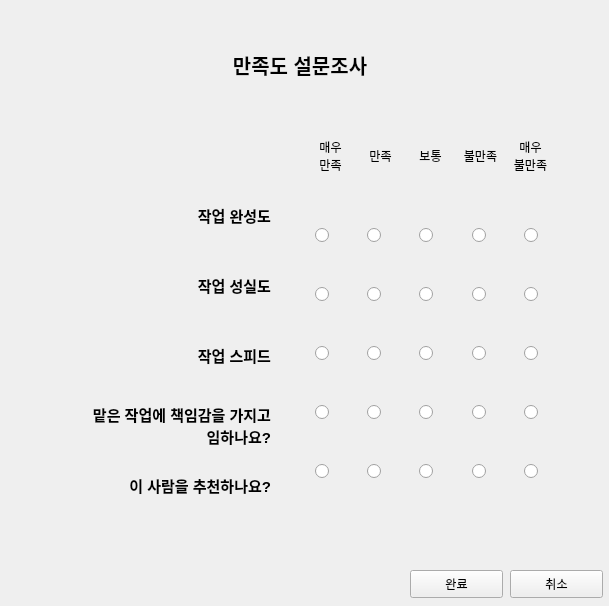
<?xml version="1.0" encoding="UTF-8"?>
<ui version="4.0">
 <class>SurveyWindow</class>
 <widget class="QWidget" name="SurveyWindow">
  <property name="geometry">
   <rect>
    <x>0</x>
    <y>0</y>
    <width>609</width>
    <height>606</height>
   </rect>
  </property>
  <property name="windowTitle">
   <string>Form</string>
  </property>
  <property name="layoutDirection">
   <enum>Qt::RightToLeft</enum>
  </property>
  <widget class="QLabel" name="label">
   <property name="geometry">
    <rect>
     <x>50</x>
     <y>15</y>
     <width>500</width>
     <height>100</height>
    </rect>
   </property>
   <property name="font">
    <font>
     <pointsize>15</pointsize>
     <weight>75</weight>
     <bold>true</bold>
    </font>
   </property>
   <property name="text">
    <string>만족도 설문조사</string>
   </property>
   <property name="alignment">
    <set>Qt::AlignCenter</set>
   </property>
   <property name="wordWrap">
    <bool>true</bool>
   </property>
  </widget>
  <widget class="QLabel" name="label_2">
   <property name="geometry">
    <rect>
     <x>30</x>
     <y>190</y>
     <width>241</width>
     <height>51</height>
    </rect>
   </property>
   <property name="font">
    <font>
     <pointsize>11</pointsize>
     <weight>75</weight>
     <bold>true</bold>
    </font>
   </property>
   <property name="text">
    <string>작업 완성도</string>
   </property>
   <property name="alignment">
    <set>Qt::AlignRight|Qt::AlignTrailing|Qt::AlignVCenter</set>
   </property>
   <property name="wordWrap">
    <bool>true</bool>
   </property>
  </widget>
  <widget class="QLabel" name="label_3">
   <property name="geometry">
    <rect>
     <x>310</x>
     <y>140</y>
     <width>41</width>
     <height>31</height>
    </rect>
   </property>
   <property name="text">
    <string>매우 만족</string>
   </property>
   <property name="alignment">
    <set>Qt::AlignCenter</set>
   </property>
   <property name="wordWrap">
    <bool>true</bool>
   </property>
  </widget>
  <widget class="QLabel" name="label_4">
   <property name="geometry">
    <rect>
     <x>360</x>
     <y>140</y>
     <width>41</width>
     <height>31</height>
    </rect>
   </property>
   <property name="text">
    <string>만족</string>
   </property>
   <property name="alignment">
    <set>Qt::AlignCenter</set>
   </property>
   <property name="wordWrap">
    <bool>true</bool>
   </property>
  </widget>
  <widget class="QLabel" name="label_5">
   <property name="geometry">
    <rect>
     <x>410</x>
     <y>140</y>
     <width>41</width>
     <height>31</height>
    </rect>
   </property>
   <property name="text">
    <string>보통</string>
   </property>
   <property name="alignment">
    <set>Qt::AlignCenter</set>
   </property>
   <property name="wordWrap">
    <bool>true</bool>
   </property>
  </widget>
  <widget class="QLabel" name="label_6">
   <property name="geometry">
    <rect>
     <x>460</x>
     <y>140</y>
     <width>41</width>
     <height>31</height>
    </rect>
   </property>
   <property name="text">
    <string>불만족</string>
   </property>
   <property name="alignment">
    <set>Qt::AlignCenter</set>
   </property>
   <property name="wordWrap">
    <bool>true</bool>
   </property>
  </widget>
  <widget class="QLabel" name="label_7">
   <property name="geometry">
    <rect>
     <x>510</x>
     <y>140</y>
     <width>41</width>
     <height>31</height>
    </rect>
   </property>
   <property name="text">
    <string>매우 불만족</string>
   </property>
   <property name="alignment">
    <set>Qt::AlignCenter</set>
   </property>
   <property name="wordWrap">
    <bool>true</bool>
   </property>
  </widget>
  <widget class="QLabel" name="label_8">
   <property name="geometry">
    <rect>
     <x>30</x>
     <y>260</y>
     <width>241</width>
     <height>51</height>
    </rect>
   </property>
   <property name="font">
    <font>
     <pointsize>11</pointsize>
     <weight>75</weight>
     <bold>true</bold>
    </font>
   </property>
   <property name="text">
    <string>작업 성실도</string>
   </property>
   <property name="alignment">
    <set>Qt::AlignRight|Qt::AlignTrailing|Qt::AlignVCenter</set>
   </property>
   <property name="wordWrap">
    <bool>true</bool>
   </property>
  </widget>
  <widget class="QLabel" name="label_9">
   <property name="geometry">
    <rect>
     <x>30</x>
     <y>330</y>
     <width>241</width>
     <height>51</height>
    </rect>
   </property>
   <property name="font">
    <font>
     <pointsize>11</pointsize>
     <weight>75</weight>
     <bold>true</bold>
    </font>
   </property>
   <property name="text">
    <string>작업 스피드</string>
   </property>
   <property name="alignment">
    <set>Qt::AlignRight|Qt::AlignTrailing|Qt::AlignVCenter</set>
   </property>
   <property name="wordWrap">
    <bool>true</bool>
   </property>
  </widget>
  <widget class="QLabel" name="label_10">
   <property name="geometry">
    <rect>
     <x>30</x>
     <y>400</y>
     <width>241</width>
     <height>51</height>
    </rect>
   </property>
   <property name="font">
    <font>
     <pointsize>11</pointsize>
     <weight>75</weight>
     <bold>true</bold>
    </font>
   </property>
   <property name="text">
    <string>맡은 작업에 책임감을 가지고 임하나요?</string>
   </property>
   <property name="alignment">
    <set>Qt::AlignRight|Qt::AlignTrailing|Qt::AlignVCenter</set>
   </property>
   <property name="wordWrap">
    <bool>true</bool>
   </property>
  </widget>
  <widget class="QLabel" name="label_11">
   <property name="geometry">
    <rect>
     <x>30</x>
     <y>460</y>
     <width>241</width>
     <height>51</height>
    </rect>
   </property>
   <property name="font">
    <font>
     <pointsize>11</pointsize>
     <weight>75</weight>
     <bold>true</bold>
    </font>
   </property>
   <property name="text">
    <string>이 사람을 추천하나요?</string>
   </property>
   <property name="alignment">
    <set>Qt::AlignRight|Qt::AlignTrailing|Qt::AlignVCenter</set>
   </property>
   <property name="wordWrap">
    <bool>true</bool>
   </property>
  </widget>
  <widget class="QPushButton" name="pushButton">
   <property name="geometry">
    <rect>
     <x>410</x>
     <y>570</y>
     <width>93</width>
     <height>28</height>
    </rect>
   </property>
   <property name="text">
    <string>완료</string>
   </property>
  </widget>
  <widget class="QPushButton" name="pushButton_2">
   <property name="geometry">
    <rect>
     <x>510</x>
     <y>570</y>
     <width>93</width>
     <height>28</height>
    </rect>
   </property>
   <property name="text">
    <string>취소</string>
   </property>
  </widget>
  <widget class="QWidget" name="layoutWidget">
   <property name="geometry">
    <rect>
     <x>310</x>
     <y>190</y>
     <width>271</width>
     <height>331</height>
    </rect>
   </property>
   <layout class="QVBoxLayout" name="verticalLayout">
    <item>
     <layout class="QHBoxLayout" name="horizontalLayout">
      <property name="spacing">
       <number>0</number>
      </property>
      <property name="leftMargin">
       <number>5</number>
      </property>
      <property name="rightMargin">
       <number>5</number>
      </property>
      <item>
       <widget class="QRadioButton" name="radioButton">
        <property name="layoutDirection">
         <enum>Qt::LeftToRight</enum>
        </property>
        <property name="text">
         <string/>
        </property>
        <property name="autoExclusive">
         <bool>false</bool>
        </property>
       </widget>
      </item>
      <item>
       <widget class="QRadioButton" name="radioButton_2">
        <property name="layoutDirection">
         <enum>Qt::LeftToRight</enum>
        </property>
        <property name="text">
         <string/>
        </property>
        <property name="autoExclusive">
         <bool>false</bool>
        </property>
       </widget>
      </item>
      <item>
       <widget class="QRadioButton" name="radioButton_3">
        <property name="layoutDirection">
         <enum>Qt::LeftToRight</enum>
        </property>
        <property name="text">
         <string/>
        </property>
        <property name="autoExclusive">
         <bool>false</bool>
        </property>
       </widget>
      </item>
      <item>
       <widget class="QRadioButton" name="radioButton_4">
        <property name="layoutDirection">
         <enum>Qt::LeftToRight</enum>
        </property>
        <property name="text">
         <string/>
        </property>
        <property name="autoExclusive">
         <bool>false</bool>
        </property>
       </widget>
      </item>
      <item>
       <widget class="QRadioButton" name="radioButton_5">
        <property name="layoutDirection">
         <enum>Qt::LeftToRight</enum>
        </property>
        <property name="text">
         <string/>
        </property>
        <property name="autoExclusive">
         <bool>false</bool>
        </property>
       </widget>
      </item>
     </layout>
    </item>
    <item>
     <layout class="QHBoxLayout" name="horizontalLayout_3">
      <property name="spacing">
       <number>0</number>
      </property>
      <property name="leftMargin">
       <number>5</number>
      </property>
      <property name="rightMargin">
       <number>5</number>
      </property>
      <item>
       <widget class="QRadioButton" name="radioButton_11">
        <property name="layoutDirection">
         <enum>Qt::LeftToRight</enum>
        </property>
        <property name="text">
         <string/>
        </property>
        <property name="autoExclusive">
         <bool>false</bool>
        </property>
       </widget>
      </item>
      <item>
       <widget class="QRadioButton" name="radioButton_12">
        <property name="layoutDirection">
         <enum>Qt::LeftToRight</enum>
        </property>
        <property name="text">
         <string/>
        </property>
        <property name="autoExclusive">
         <bool>false</bool>
        </property>
       </widget>
      </item>
      <item>
       <widget class="QRadioButton" name="radioButton_13">
        <property name="layoutDirection">
         <enum>Qt::LeftToRight</enum>
        </property>
        <property name="text">
         <string/>
        </property>
        <property name="autoExclusive">
         <bool>false</bool>
        </property>
       </widget>
      </item>
      <item>
       <widget class="QRadioButton" name="radioButton_14">
        <property name="layoutDirection">
         <enum>Qt::LeftToRight</enum>
        </property>
        <property name="text">
         <string/>
        </property>
        <property name="autoExclusive">
         <bool>false</bool>
        </property>
       </widget>
      </item>
      <item>
       <widget class="QRadioButton" name="radioButton_15">
        <property name="layoutDirection">
         <enum>Qt::LeftToRight</enum>
        </property>
        <property name="text">
         <string/>
        </property>
        <property name="autoExclusive">
         <bool>false</bool>
        </property>
       </widget>
      </item>
     </layout>
    </item>
    <item>
     <layout class="QHBoxLayout" name="horizontalLayout_4">
      <property name="spacing">
       <number>0</number>
      </property>
      <property name="leftMargin">
       <number>5</number>
      </property>
      <property name="rightMargin">
       <number>5</number>
      </property>
      <item>
       <widget class="QRadioButton" name="radioButton_16">
        <property name="layoutDirection">
         <enum>Qt::LeftToRight</enum>
        </property>
        <property name="text">
         <string/>
        </property>
        <property name="autoExclusive">
         <bool>false</bool>
        </property>
       </widget>
      </item>
      <item>
       <widget class="QRadioButton" name="radioButton_17">
        <property name="layoutDirection">
         <enum>Qt::LeftToRight</enum>
        </property>
        <property name="text">
         <string/>
        </property>
        <property name="autoExclusive">
         <bool>false</bool>
        </property>
       </widget>
      </item>
      <item>
       <widget class="QRadioButton" name="radioButton_18">
        <property name="layoutDirection">
         <enum>Qt::LeftToRight</enum>
        </property>
        <property name="text">
         <string/>
        </property>
        <property name="autoExclusive">
         <bool>false</bool>
        </property>
       </widget>
      </item>
      <item>
       <widget class="QRadioButton" name="radioButton_19">
        <property name="layoutDirection">
         <enum>Qt::LeftToRight</enum>
        </property>
        <property name="text">
         <string/>
        </property>
        <property name="autoExclusive">
         <bool>false</bool>
        </property>
       </widget>
      </item>
      <item>
       <widget class="QRadioButton" name="radioButton_20">
        <property name="layoutDirection">
         <enum>Qt::LeftToRight</enum>
        </property>
        <property name="text">
         <string/>
        </property>
        <property name="autoExclusive">
         <bool>false</bool>
        </property>
       </widget>
      </item>
     </layout>
    </item>
    <item>
     <layout class="QHBoxLayout" name="horizontalLayout_5">
      <property name="spacing">
       <number>0</number>
      </property>
      <property name="leftMargin">
       <number>5</number>
      </property>
      <property name="rightMargin">
       <number>5</number>
      </property>
      <item>
       <widget class="QRadioButton" name="radioButton_21">
        <property name="layoutDirection">
         <enum>Qt::LeftToRight</enum>
        </property>
        <property name="text">
         <string/>
        </property>
        <property name="autoExclusive">
         <bool>false</bool>
        </property>
       </widget>
      </item>
      <item>
       <widget class="QRadioButton" name="radioButton_22">
        <property name="layoutDirection">
         <enum>Qt::LeftToRight</enum>
        </property>
        <property name="text">
         <string/>
        </property>
        <property name="autoExclusive">
         <bool>false</bool>
        </property>
       </widget>
      </item>
      <item>
       <widget class="QRadioButton" name="radioButton_23">
        <property name="layoutDirection">
         <enum>Qt::LeftToRight</enum>
        </property>
        <property name="text">
         <string/>
        </property>
        <property name="autoExclusive">
         <bool>false</bool>
        </property>
       </widget>
      </item>
      <item>
       <widget class="QRadioButton" name="radioButton_24">
        <property name="layoutDirection">
         <enum>Qt::LeftToRight</enum>
        </property>
        <property name="text">
         <string/>
        </property>
        <property name="autoExclusive">
         <bool>false</bool>
        </property>
       </widget>
      </item>
      <item>
       <widget class="QRadioButton" name="radioButton_25">
        <property name="layoutDirection">
         <enum>Qt::LeftToRight</enum>
        </property>
        <property name="text">
         <string/>
        </property>
        <property name="autoExclusive">
         <bool>false</bool>
        </property>
       </widget>
      </item>
     </layout>
    </item>
    <item>
     <layout class="QHBoxLayout" name="horizontalLayout_6">
      <property name="spacing">
       <number>0</number>
      </property>
      <property name="leftMargin">
       <number>5</number>
      </property>
      <property name="rightMargin">
       <number>5</number>
      </property>
      <item>
       <widget class="QRadioButton" name="radioButton_26">
        <property name="layoutDirection">
         <enum>Qt::LeftToRight</enum>
        </property>
        <property name="text">
         <string/>
        </property>
        <property name="autoExclusive">
         <bool>false</bool>
        </property>
       </widget>
      </item>
      <item>
       <widget class="QRadioButton" name="radioButton_27">
        <property name="layoutDirection">
         <enum>Qt::LeftToRight</enum>
        </property>
        <property name="text">
         <string/>
        </property>
        <property name="autoExclusive">
         <bool>false</bool>
        </property>
       </widget>
      </item>
      <item>
       <widget class="QRadioButton" name="radioButton_28">
        <property name="layoutDirection">
         <enum>Qt::LeftToRight</enum>
        </property>
        <property name="text">
         <string/>
        </property>
        <property name="autoExclusive">
         <bool>false</bool>
        </property>
       </widget>
      </item>
      <item>
       <widget class="QRadioButton" name="radioButton_29">
        <property name="layoutDirection">
         <enum>Qt::LeftToRight</enum>
        </property>
        <property name="text">
         <string/>
        </property>
        <property name="autoExclusive">
         <bool>false</bool>
        </property>
       </widget>
      </item>
      <item>
       <widget class="QRadioButton" name="radioButton_30">
        <property name="layoutDirection">
         <enum>Qt::LeftToRight</enum>
        </property>
        <property name="text">
         <string/>
        </property>
        <property name="autoExclusive">
         <bool>false</bool>
        </property>
       </widget>
      </item>
     </layout>
    </item>
   </layout>
  </widget>
 </widget>
 <resources/>
 <connections/>
</ui>
